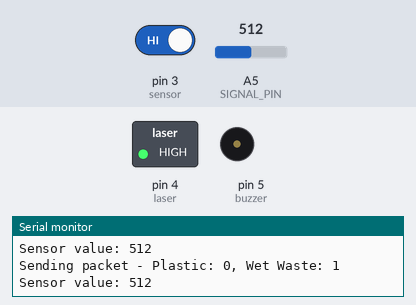
Bench run of a sketch on a simulated Arduino Uno, built with avr-gcc and run on an emulated ATmega328P. Parts: switched loads named in the sketch (green lamp = pin HIGH), buzzer (waves = sounding, pin HIGH), the last lines printed to the serial monitor. The inputs (shaded band) are chosen by the test bench; at power-on: pin 3 (sensor) HIGH, A5 (SIGNAL_PIN) = 512. No radio packets arrive unless stated; pins used as bus, display or sensor lines are not drawn.

Above: at 6.9 s.
7.0 s: pin 3 (sensor) driven LOW
At 13.3 s:
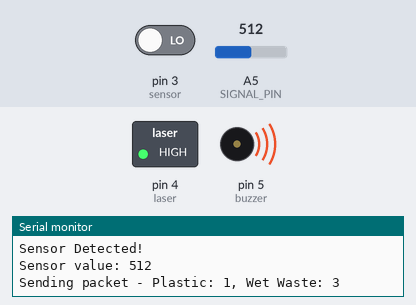
13.8 s: pin 3 (sensor) driven HIGH
At 19.3 s:
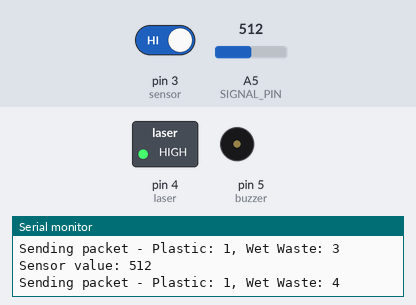
Timing chart, 0 to 20.8 s (numbered marks = the images above; inputs shaded):
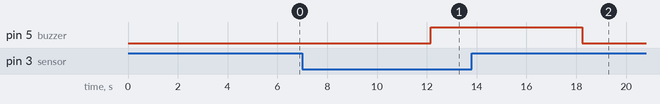

The sketch:

lorasend_endnode3.ino
```cpp
#include <SPI.h>
#include <LoRa.h>

#define laser 4
#define sensor 3

#define buzzer 5
#define POWER_PIN  7
#define SIGNAL_PIN A5

int plastic = 0;
int wetwaste = 0;

void rain()
{
  digitalWrite(POWER_PIN, HIGH);  // turn the sensor ON
  delay(10);                      // wait 10 milliseconds
  int value = analogRead(SIGNAL_PIN); // read the analog value from sensor
  digitalWrite(POWER_PIN, LOW);   // turn the sensor OFF

  Serial.print("Sensor value: ");
  Serial.println(value);
  if (value >= 200)
  {
    wetwaste += 1;
  }
  delay(1000);
}

void setup() {
  Serial.begin(9600);
  pinMode(laser, OUTPUT);
  pinMode(sensor, INPUT);
  //pinMode(LED, OUTPUT);
  pinMode(buzzer, OUTPUT);

  digitalWrite(laser, HIGH);
  pinMode(POWER_PIN, OUTPUT);   // configure D7 pin as an OUTPUT
  digitalWrite(POWER_PIN, LOW); // turn the sensor OFF

  Serial.println("LoRa Sender");

  if (!LoRa.begin(433E6)) {
    Serial.println("Starting LoRa failed!");
    while (1);
  }
}

void loop() {
  bool value = digitalRead(sensor);

  if (value == 0) {
    //digitalWrite(LED, HIGH);
    digitalWrite(buzzer, HIGH);

    // Print a message in the serial monitor when sensor is detected
    Serial.println("Sensor Detected!");
    plastic += 1;
  } else {
    //digitalWrite(LED, LOW);
    digitalWrite(buzzer, LOW);
  }

  rain();

  // send data through LoRa
  Serial.print("Sending packet - Plastic: ");
  Serial.print(plastic);
  Serial.print(", Wet Waste: ");
  Serial.println(wetwaste);

  // send packet
  LoRa.beginPacket();
  LoRa.print("Plastic: ");
  LoRa.print(plastic);
  LoRa.print(", Wet Waste: ");
  LoRa.print(wetwaste);
  LoRa.endPacket();

  delay(5000);
}
```

Measured:
- after the input at 7.0 s, pin 5 (buzzer): LOW → HIGH after 5.2 s
- after the input at 13.8 s, pin 5 (buzzer): HIGH → LOW after 4.4 s
